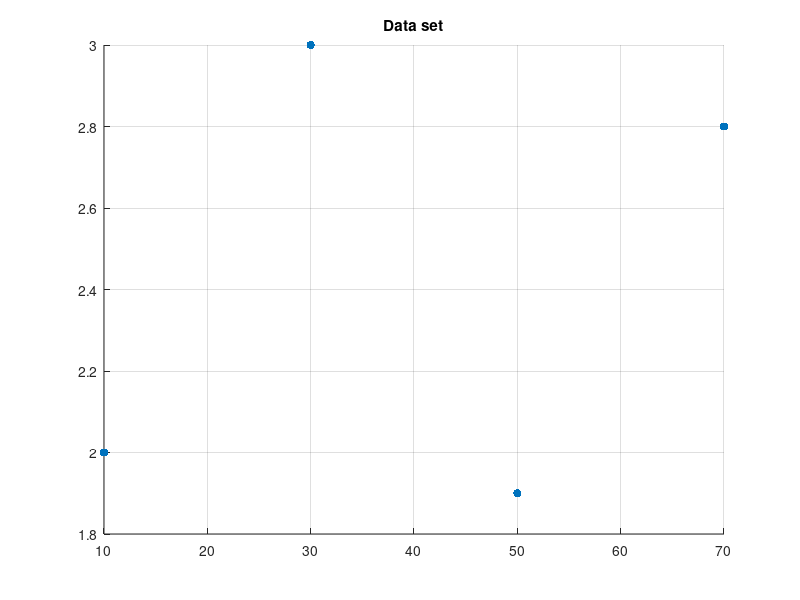
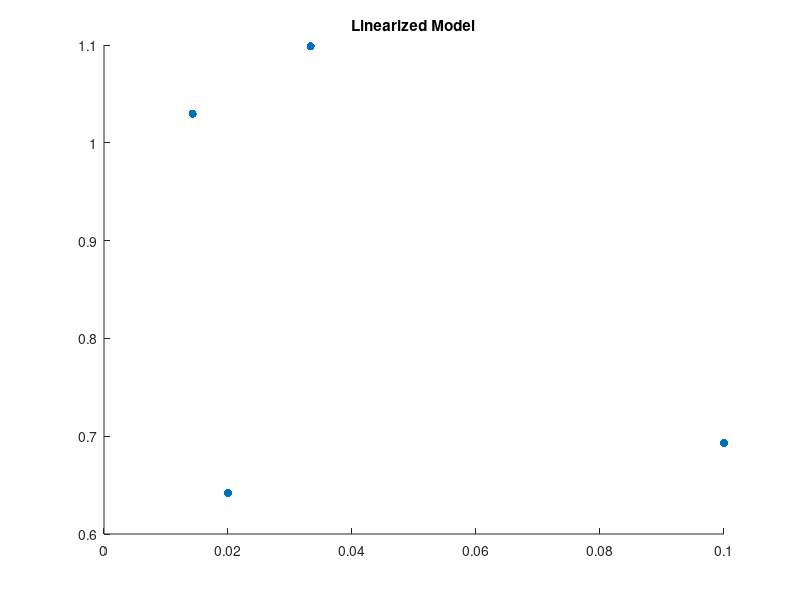

The MATLAB script that drew these images, in order:
clear all

x = [10 30 50 70];
y = [2 3 1.9 2.8];
scatter(x, y, 'filled')
title('Data set')
grid on
figure 
scatter(1./x, log(y), 'filled')
title('Linearized Model')